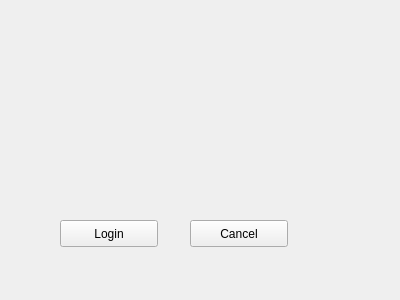
<?xml version="1.0" encoding="UTF-8"?>
<ui version="4.0">
 <class>Widget</class>
 <widget class="QWidget" name="Widget">
  <property name="geometry">
   <rect>
    <x>0</x>
    <y>0</y>
    <width>400</width>
    <height>300</height>
   </rect>
  </property>
  <property name="windowTitle">
   <string>Widget</string>
  </property>
  <widget class="QPushButton" name="pbtn_login">
   <property name="geometry">
    <rect>
     <x>60</x>
     <y>220</y>
     <width>98</width>
     <height>27</height>
    </rect>
   </property>
   <property name="text">
    <string>Login</string>
   </property>
  </widget>
  <widget class="QPushButton" name="pbtn_cancel">
   <property name="geometry">
    <rect>
     <x>190</x>
     <y>220</y>
     <width>98</width>
     <height>27</height>
    </rect>
   </property>
   <property name="text">
    <string>Cancel</string>
   </property>
  </widget>
  <widget class="QLabel" name="label_info">
   <property name="geometry">
    <rect>
     <x>60</x>
     <y>190</y>
     <width>241</width>
     <height>17</height>
    </rect>
   </property>
   <property name="text">
    <string/>
   </property>
  </widget>
 </widget>
 <layoutdefault spacing="6" margin="11"/>
 <resources/>
 <connections/>
</ui>
